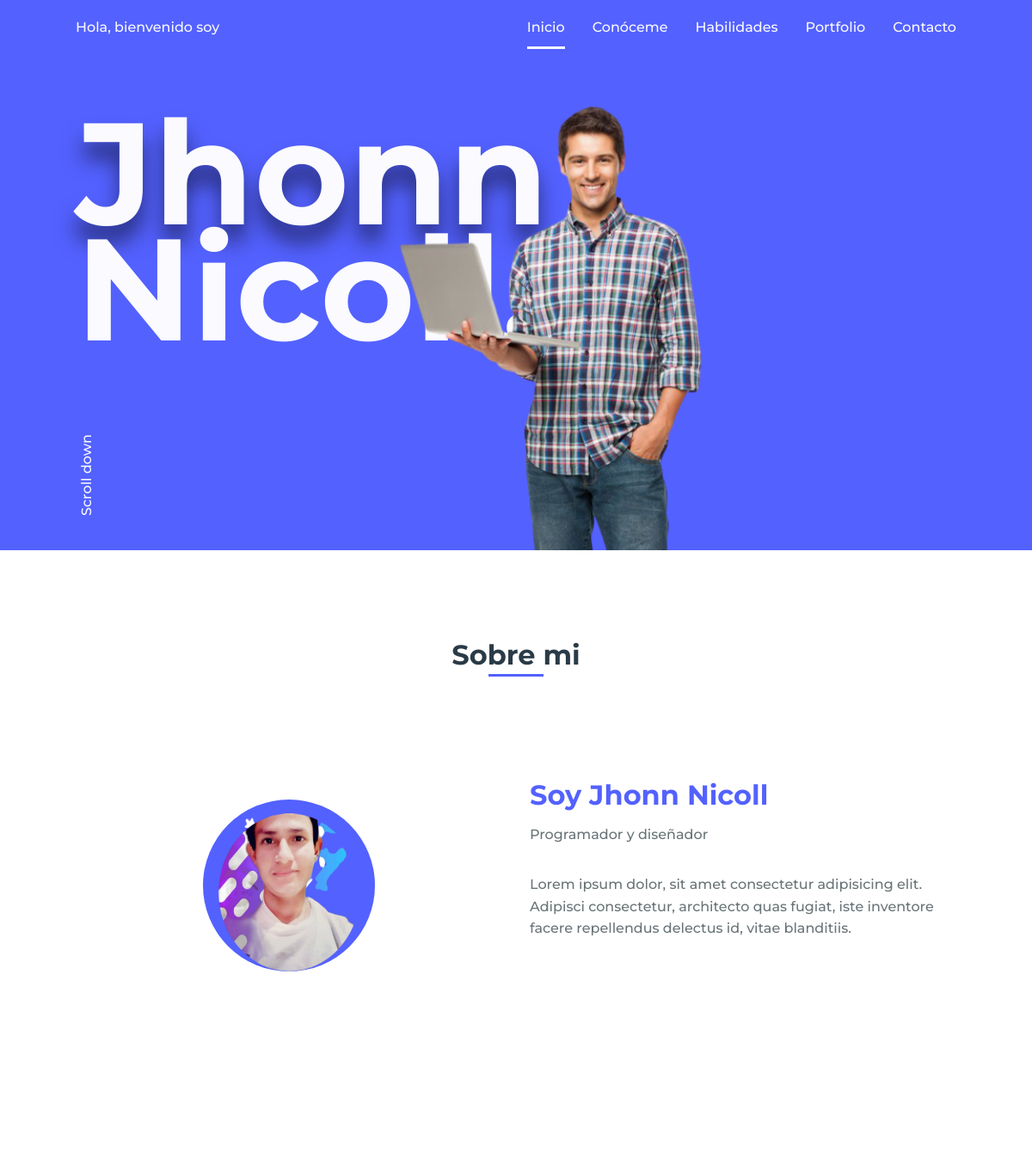
Before: / (upper part) with the older database file.
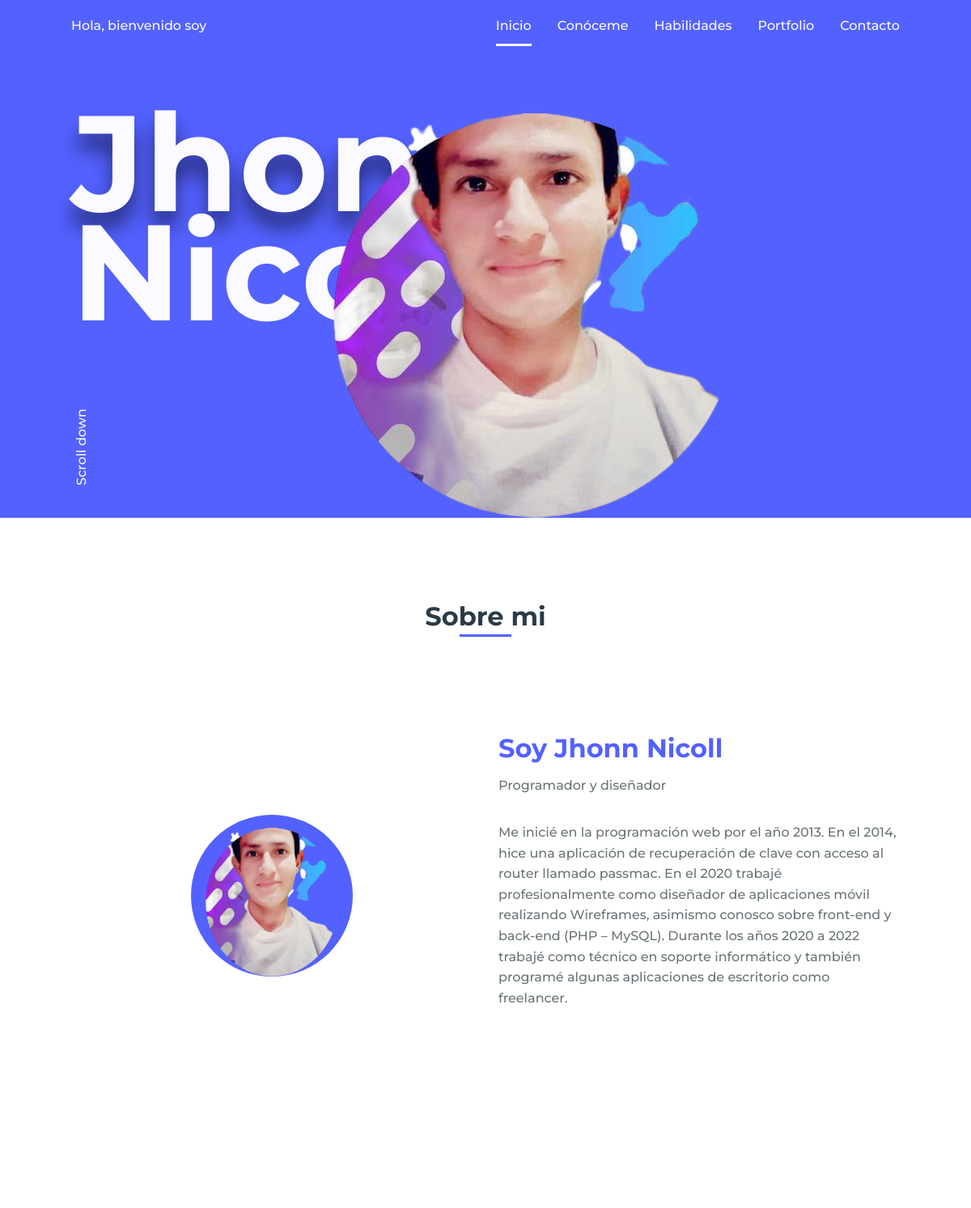
After: the same page with the newer database file.
### jhonn/models.py (models this page shows, shortened)
class Home(models.Model):
    name = models.CharField(max_length=20)
    greetings_1 = models.CharField(max_length=5)
    greetings_2 = models.CharField(max_length=6)
    picture = models.ImageField(upload_to='picture/')
    updated = models.DateTimeField(auto_now=True)

class About(models.Model):
    heading = models.CharField(max_length=50)
    career = models.CharField(max_length=50)
    description = models.TextField(blank=False)
    profile_img = models.ImageField(upload_to='profile/')
    updated = models.DateTimeField(auto_now=True)

### jhonn/views.py (the view)
# urls.py: path('', views.index, name='index')
def index(request):
    home = Home.objects.latest('updated')
    about = About.objects.latest('updated')
    profiles = Profile.objects.filter(about=about)
    categories = Category.objects.all()
    portfolios = Portfolio.objects.all()
    context={
        'home':home,
        'about':about,
        'profiles':profiles,
        'categories': categories,
        'portfolios': portfolios,
    }
    return render(request, 'index.html', context)

### jhonn/templates/index.html (shortened to what this page needs)
{% load static %}
<!DOCTYPE html>
<html lang="es">
<head>
    <link rel="stylesheet" href="{% static 'assets/css/styles.css' %}">
    <link href='https://cdn.js' %}delivr.net/npm/boxicons@2.0.5/css/boxicons.min.css ' rel='stylesheet '>
</head>
<body>
    <header class="l-header">
        <nav class="nav bd-grid">
            <div>
                <a href="#" class="nav__logo">{{ home.name }}</a>
            </div>
            <div class="nav__menu" id="nav-menu">
                <ul class="nav__list">
                    <li class="nav__item"><a href="#home" class="nav__link active">Inicio</a></li>
                    <li class="nav__item"><a href="#about" class="nav__link">Conóceme</a></li>
                    <li class="nav__item"><a href="#skills" class="nav__link">Habilidades</a></li>
                    <li class="nav__item"><a href="#portfolio" class="nav__link">Portfolio</a></li>
                    <li class="nav__item"><a href="#contact" class="nav__link">Contacto</a></li>
                </ul>
            </div>
        </nav>
    </header>
    <main class="l-main">
        <section class="home" id="home">
            <div class="home__container bd-grid">
                <h1 class="home__title"><span>{{ home.greetings_1 }}</span><br>{{ home.greetings_2 }}.</h1>
                <div class="home__scroll">
                    <a href="#about" class="home__scroll-link">Scroll down</a>
                </div>
                <img src="{{ home.picture.url }}" alt="" class="home__img">
            </div>
        </section>
        <section class="about section" id="about">
            <h2 class="section-title">Sobre mi</h2>
            <div class="about__container bd-grid">
                <div class="about__img">
                    <img src="{{ about.profile_img.url }}" alt="">
                </div>
                <div>
                    <h2 class="about__subtitle">{{ about.heading }}</h2>
    <span class="about__profession">{{ about.career }}</span>
    <p class="about__text">{{ about.description }}</p>
    <div class="about__social">
    </div>
    </div>
    </div>
    </section>
    <section class="skills section" id="skills">
    </section>
    </main>
    </body>
</html>

Changed rows visible on the page:
changed Home "Jhonn": picture: a different picture
changed About "Soy Jhonn Nicoll": description "Lorem ipsum dolor, sit amet consectetur adipisicing elit. Adipisci consectetur, architecto quas fugiat, iste inventore facere repellendus delectus id, vitae blanditiis." → "Me inicié en la programación web por el año 2013. En el 2014, hice una aplicación de recuperación de clave con acceso al router llamado passmac. En el 2020 trabajé profesionalmente como diseñador de aplicaciones móvil realizando Wireframes, asimismo conosco sobre front-end y back-end (PHP – MySQL). Durante los años 2020 a 2022 trabajé como técnico en soporte informático y también programé algunas aplicaciones de escritorio como freelancer."
